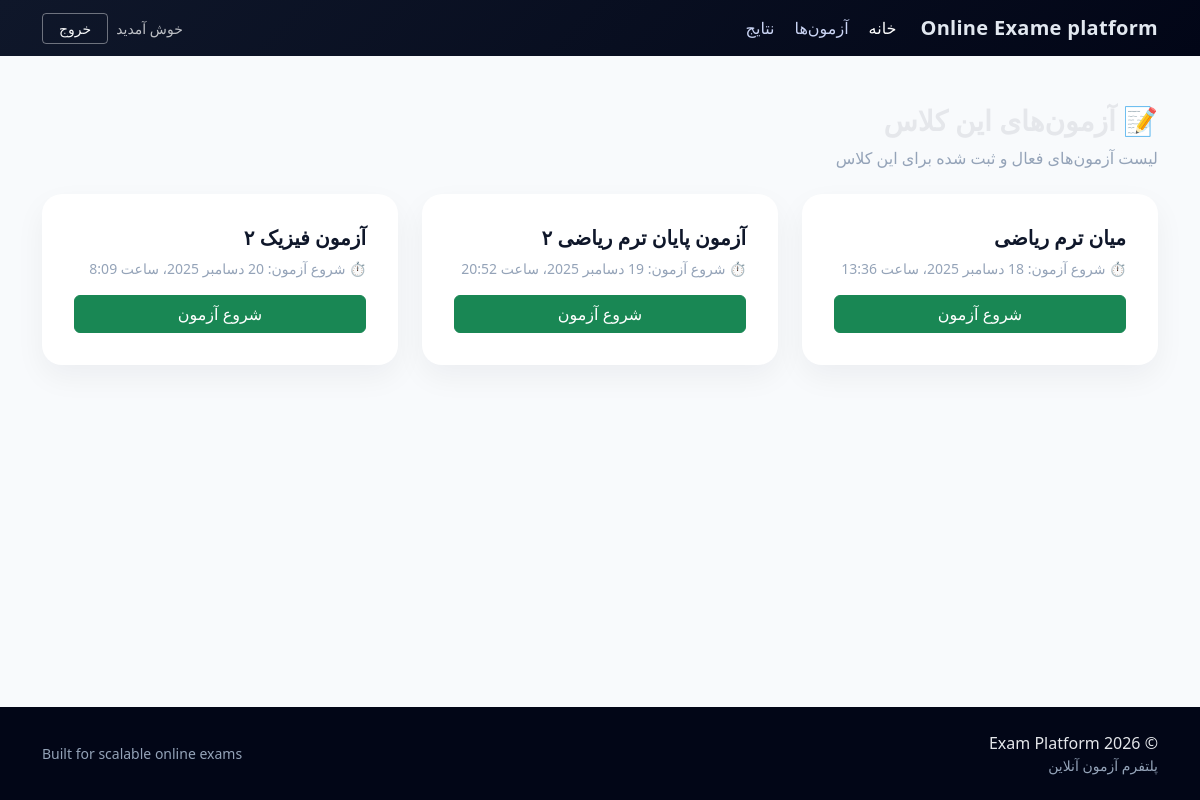
The app's page /exam/class/1/ (signed in) with its own data.
### exams/models.py (models this page shows, shortened)
class Exam(models.Model):
    course = models.ForeignKey(
        'courses.Course',
        on_delete=models.CASCADE,
        related_name='exams'
    )
    class_groups = models.ManyToManyField(
        'courses.ClassGroup',
        related_name='exams'
    )
    grading_policy = models.CharField(
        max_length=20,
        choices=GradingPolicy.choices,
        default=GradingPolicy.NO_NEGATIVE,
        help_text='سیاست محاسبه درصد'
    )
    title = models.CharField(max_length=255, help_text='عنوان آزمون')
    description = models.TextField(blank=True, help_text='توضیحات بیشتر')
    duration_minutes = models.PositiveIntegerField(
        help_text='مدت زمان آزمون (دقیقه)'
    )
    start_at = models.DateTimeField()
    end_at = models.DateTimeField()
    is_active = models.BooleanField(default=True)
    created_at = models.DateTimeField(auto_now_add=True)
    class Meta:
        ordering = ['-start_at']

### exams/views.py (the view)
class StudentClassExamListView(LoginRequiredMixin, ListView):
    template_name = "exams/student_exam_list.html"
    context_object_name = "exams"
    paginate_by = 20  # pagination
    def dispatch(self, request, *args, **kwargs):
        self.class_group = get_object_or_404(
            ClassGroup.objects.select_related("course"),
            id=kwargs["class_group_id"],
            is_active=True,
        )
        if not Enrollment.objects.filter(
            student=request.user,
            class_group=self.class_group,
            is_active=True,
        ).exists():
            raise PermissionDenied("شما در این کلاس شرکت نکرده اید")
        return super().dispatch(request, *args, **kwargs)
    def get_queryset(self):
        return (
            Exam.objects.filter(
                class_groups=self.class_group,
                is_active=True,
            )
            .select_related("course")
            .prefetch_related("class_groups")
            .distinct()
            .order_by("start_at")
        )
    def get_context_data(self, **kwargs):
        context = super().get_context_data(**kwargs)
        context.update({
            "class_group": self.class_group,
            "course": self.class_group.course,
        })
        return context

### templates/exams/student_exam_list.html (shortened to what this page needs)
{% extends 'base/base.html' %}
{% block content %}
<div class="mb-4">
    <h3 class="fw-bold">📝 آزمون‌های این کلاس</h3>
    <p class="text-muted">
        لیست آزمون‌های فعال و ثبت شده برای این کلاس
    </p>
</div>
<div class="row g-4">
    {% for exam in exams %}
        <div class="col-md-6 col-lg-4">
            <div class="exam-card h-100">
                <div class="exam-card-body">
                    <h5 class="fw-bold mb-2">
                        {{ exam.title }}
                    </h5>
                    {% if exam.start_at %}
                        <p class="text-muted small mb-3">
                            ⏱ شروع آزمون: {{ exam.start_at }}
                        </p>
                    {% endif %}
                    <a href="{% url 'exams:start' class_group.id exam.id %}"
                       class="btn btn-success w-100">
                        شروع آزمون
                    </a>
                </div>
            </div>
        </div>
    {% endfor %}
</div>
{% endblock %}

### static/css/style.css (style rules this page uses)
body { background-color: #f8fafc; color: #0f172a; }
.exam-card { background: #ffffff; border-radius: 1.25rem; box-shadow: 0 12px 30px rgba(15, 23, 42, 0.05); transition: transform 0.25s ease, box-shadow 0.25s ease; }
.exam-card-body { padding: 2rem; }
h3 { color: #e5e7eb; }
.text-muted { color: #94a3b8 !important; }

### records on screen
Exam: title "میان ترم ریاضی", start_at "18 دسامبر 2025، ساعت 13:36"
Exam: title "آزمون پایان ترم ریاضی ۲", start_at "19 دسامبر 2025، ساعت 20:52"
Exam: title "آزمون فیزیک ۲", start_at "20 دسامبر 2025، ساعت 8:09"
